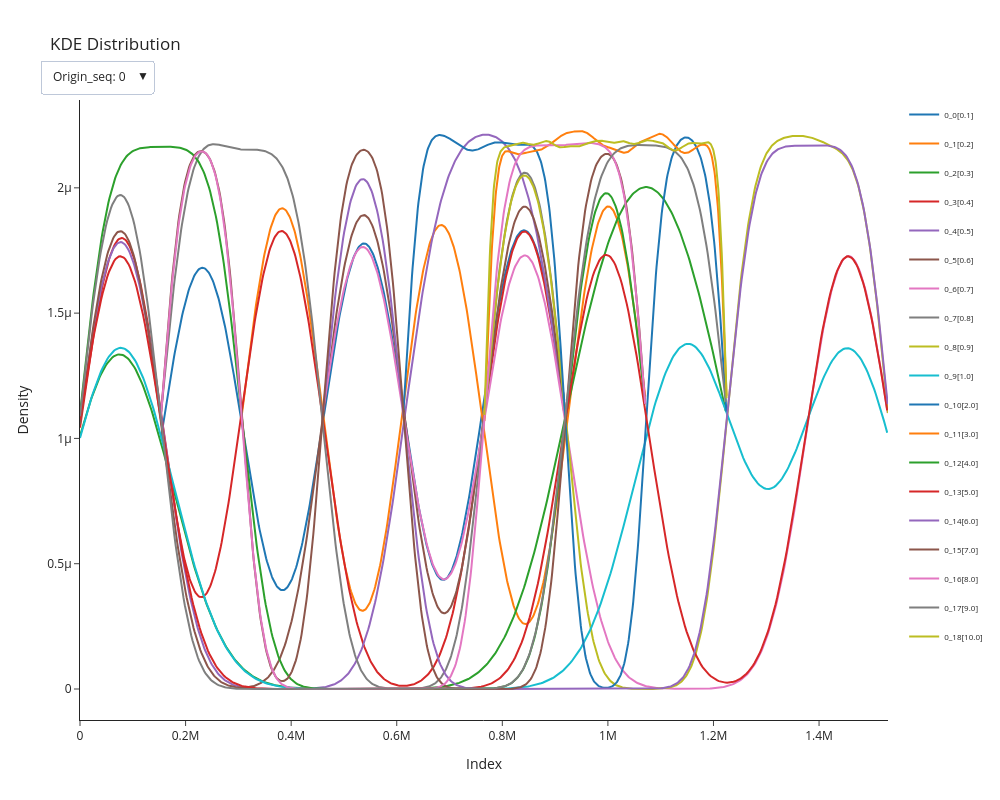

The cell this chart's notebook holds for it:
### Code cell
to_plot = perform_mutations(
    mutation_func=snp_1_opt, 
    num_seq=N, 
    genome_length=seq_lenght_distribution,
    mutation_rates=mut_array, 
    psrandom=True, 
    output_directory="/home/lorenzo/Documents/tesi_2/fastANI-skani-comparison/SNP_psrandom"
)
